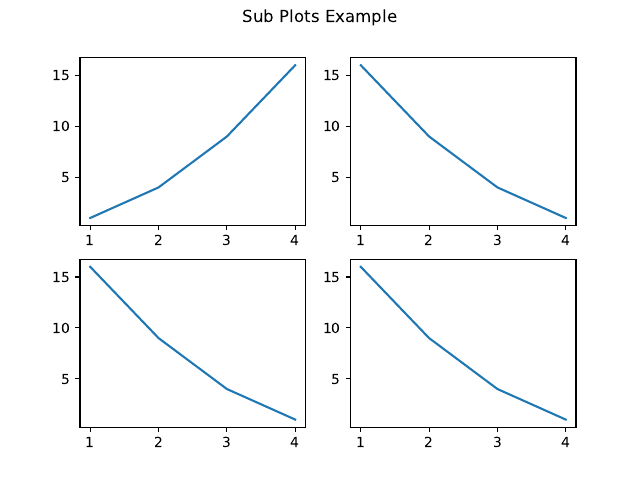

Here is the Python script that generated this plot:
import matplotlib.pyplot as plt

fig, ax_list = plt.subplots(nrows=2, ncols=2)

"""
ax_list => [[ax_00,ax01],[ax10,ax11]]
"""

ax_list[0][0].plot([1,2,3,4], [1,4,9,16])

ax_list[0][1].plot([1,2,3,4], [16,9,4,1])

ax_list[1][0].plot([1,2,3,4], [16,9,4,1])

ax_list[1][1].plot([1,2,3,4], [16,9,4,1])

plt.suptitle('Sub Plots Example')

plt.savefig('subplots-axes-notation.pdf')

# plt.subplot(221) -> shorthand, works when nrows * ncols < 10
#plt.title('sub plot3')
#plt.subplots_adjust(wspace=None, hspace=0.75)
